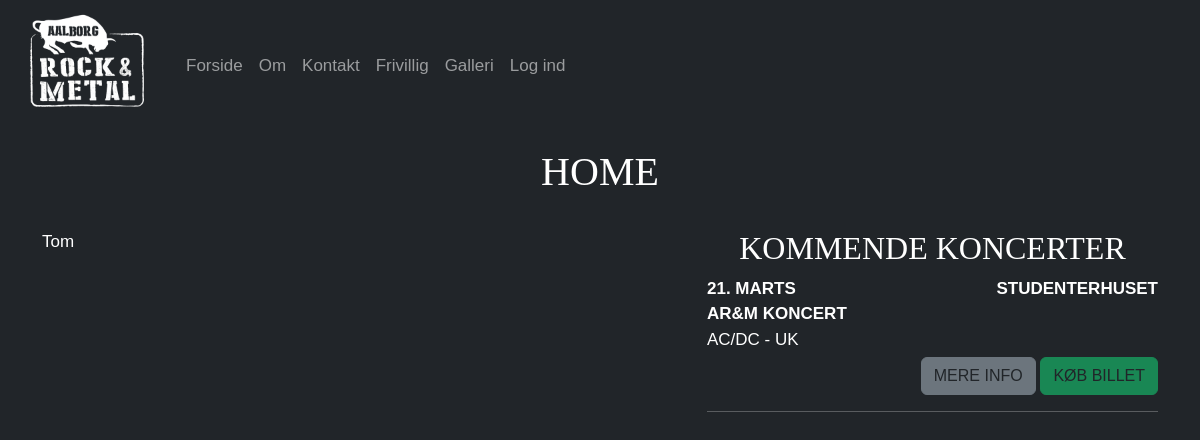
The page / on the database its author committed.
### website/models.py (models this page shows, shortened)
class Koncert(models.Model):
	navn = models.CharField(max_length=255)
	spillested = models.ForeignKey(Spillested, on_delete=models.CASCADE)
	dato = models.DateTimeField()
	facebook = models.URLField(blank=True, null=True)
	billetter = models.URLField(blank=True, null=True)
	band1 = models.CharField(max_length=255)
	band2 = models.CharField(max_length=255, blank=True, null=True)
	band3 = models.CharField(max_length=255, blank=True, null=True)
	band4 = models.CharField(max_length=255, blank=True, null=True)
	band5 = models.CharField(max_length=255, blank=True, null=True)
	band6 = models.CharField(max_length=255, blank=True, null=True)
	band7 = models.CharField(max_length=255, blank=True, null=True)
	band8 = models.CharField(max_length=255, blank=True, null=True)
	offentliggjort = models.BooleanField()
	class Meta:
		verbose_name_plural = "Koncerter"

class Spillested(models.Model):
	navn = models.CharField(max_length=255)
	adresse = models.CharField(max_length=255)
	postnr = models.CharField(max_length=4)
	by = models.CharField(max_length=255)
	telefon = models.CharField(max_length=8, blank=True, null=True)
	email = models.EmailField()
	hjemmeside = models.URLField()
	def __str__(self):
		return self.navn
	class Meta:
		verbose_name_plural = "Spillesteder"

### website/views.py (the view)
# urls.py: path('', views.home, name="home"),
def home(request):
	current_date = timezone.now()
	concerts = Koncert.objects.filter(dato__gte=current_date).order_by('dato')
	return render(request, 'home.html', {'concerts':concerts})

### website/templates/home.html (shortened to what this page needs)
{% extends 'base.html' %}
{% block content %}
<h1>Home</h1>
<br/>
<div class="row">
	<div class="col-lg-5">
		Tom
	</div>
	<div class="col-lg-2"></div>
	<div class="col-lg-5 uppercase">
		<h2>Kommende Koncerter</h2>
		{% for concert in concerts %}
		{% if user.is_superuser %}
		<b>{{ concert.dato|date:"d. F" }}</b>
		<b><span class="float-end">{{ concert.spillested }}</b></span><br/>
		<b>{{ concert.navn }}</b><br/>
		{{ concert.band1 }}
		{% if concert.band2 %}
		// {{ concert.band2 }}
		{% endif %}
		{% if concert.band3 %}
		// {{ concert.band3 }}
		{% endif %}
		{% if concert.band4 %}
		// {{ concert.band4 }}
		{% endif %}
		{% if concert.band5 %}
		// {{ concert.band5 }}
		{% endif %}<br/>
		{% if concert.offentliggjort %}
        <div class="button-container">
            <a href="{% url 'rediger_koncert' concert.id %}" class="btn btn-success">Rediger koncert</a>&nbsp;
            <form action="{% url 'slet_koncert' concert.id %}" method="post" class="delete-form" style="display:inline;">
                {% csrf_token %}
                <button type="button" class="btn btn-danger delete-btn">Slet koncert</button>
            </form>
        </div>
        {% else %}
        <b>KONCERT IKKE OFFENTLIGGJORT</b>
        <div class="button-container">
            <a href="{% url 'rediger_koncert' concert.id %}" class="btn btn-success">Rediger koncert</a>&nbsp;
            <form action="{% url 'slet_koncert' concert.id %}" method="post" class="delete-form" style="display:inline;">
                {% csrf_token %}
                <button type="button" class="btn btn-danger delete-btn">Slet koncert</button>
            </form>
        </div>
        {% endif %}
		<hr />
		{% else %}
		{% if concert.offentliggjort %}
		<b>{{ concert.dato|date:"d. F" }}</b>
		<b><span class="float-end">{{ concert.spillested }}</b></span><br/>
		<b>{{ concert.navn }}</b><br/>
		{{ concert.band1 }}
		<br/>
		<div class="button-container">
			<a href="{{ concert.facebook }}" class="btn btn-secondary">Mere info</a>&nbsp;
			<a href="{{ concert.billetter }}" class="btn btn-success">Køb billet</a>
		</div>
		<hr/>
		{% endif %}
		{% endif %}
		{% endfor %}
	</div>
</div>
{% endblock %}

### static/website/css/edits.css (style rules this page uses)
body, html { height: 100%; }
body { max-width: 1920px; margin-left: auto; margin-right: auto; background-color: #212529; color: #fff; height: 100%; }
.button-container { display: flex; justify-content: flex-end; padding-top: 5px; }
.btn { color: #212529; }
a { color: #fff; }
.float-end { float: right; }

### rows shown on the page
Koncert: dato "21. MARTS", spillested "STUDENTERHUSET", navn "AR&M KONCERT", band1 "AC/DC - UK"
